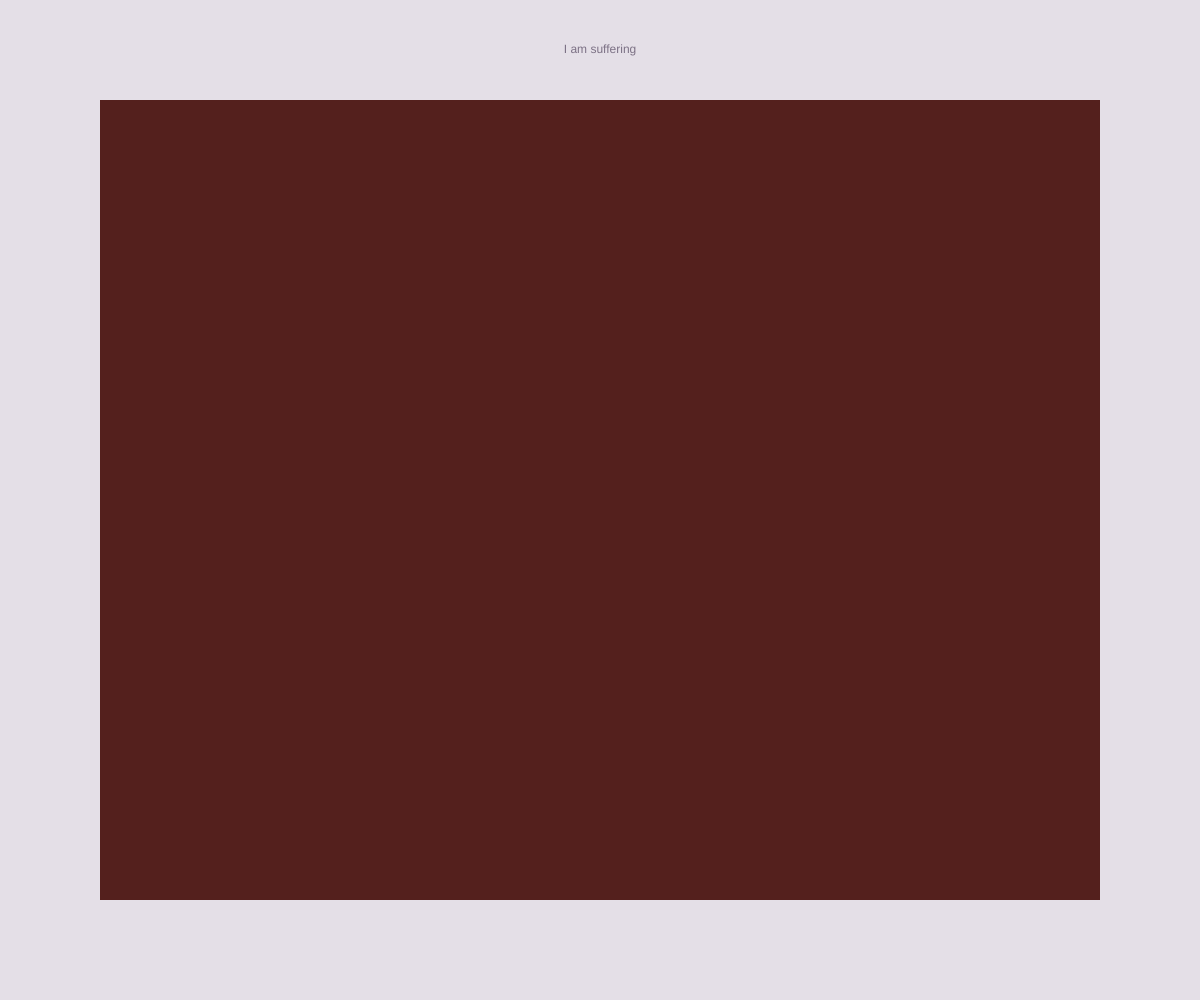
Frame 1 (no input)
Frame 60 (no input): identical to frame 1, image omitted
Frame 120 (the mouse pressed at the canvas centre since frame 60): identical to frame 1, image omitted

The p5.js sketch that drew this single still picture (run headless with seeded random() and noise() and a simulated clock; from frame 60 on, the mouse is pressed at the canvas centre):

// p5.js sketch
// ── sketch.js
function setup() {
  // put setup code here
createCanvas(windowWidth, windowHeight);
background(247,222,186);
}

function draw() {
  // put drawing code here
noStroke() ;

background(228,223,231) ;

fill(84,32,29) ;
rect(100,100,width - 2 * 100,height - 2 * 100) ;

fill(124,113,133) ;	
textAlign(CENTER, CENTER) ;
text("I am suffering",width / 2,50) ;
}

function windowResized(){
	resizeCanvas(windowWidth, windowHeight);
}
